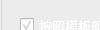
            <widget class="QWidget" name="advanced">
             <property name="geometry">
              <rect>
               <x>0</x>
               <y>0</y>
               <width>100</width>
               <height>30</height>
              </rect>
             </property>
             <attribute name="label">
              <string>高级设置</string>
             </attribute>
             <widget class="QGroupBox" name="groupBox_2">
              <property name="geometry">
               <rect>
                <x>0</x>
                <y>-10</y>
                <width>331</width>
                <height>741</height>
               </rect>
              </property>
              <property name="styleSheet">
               <string notr="true">background-image: url(:/bg/bg/g1.png);
color: rgb(255, 255, 255);

</string>
              </property>
              <property name="title">
               <string/>
              </property>
              <widget class="QCheckBox" name="Templatecolor">
               <property name="geometry">
                <rect>
                 <x>20</x>
                 <y>20</y>
                 <width>161</width>
                 <height>31</height>
                </rect>
               </property>
               <property name="font">
                <font>
                 <pointsize>10</pointsize>
                </font>
               </property>
               <property name="autoFillBackground">
                <bool>false</bool>
               </property>
               <property name="text">
                <string>按照模板颜色绘图</string>
               </property>
               <property name="checked">
                <bool>true</bool>
               </property>
              </widget>
              <widget class="QComboBox" name="FoncobotBox">
               <property name="geometry">
                <rect>
                 <x>200</x>
                 <y>20</y>
                 <width>87</width>
                 <height>22</height>
                </rect>
               </property>
               <property name="styleSheet">
                <string notr="true">background-color: rgb(0, 0, 0);</string>
               </property>
               <item>
                <property name="text">
                 <string>宋体</string>
                </property>
               </item>
               <item>
                <property name="text">
                 <string>楷体</string>
                </property>
               </item>
               <item>
                <property name="text">
                 <string>行书</string>
                </property>
               </item>
               <item>
                <property name="text">
                 <string>Courier New</string>
                </property>
               </item>
              </widget>
              <widget class="QTextEdit" name="mytips">
               <property name="geometry">
                <rect>
                 <x>20</x>
                 <y>490</y>
                 <width>291</width>
                 <height>51</height>
                </rect>
               </property>
              </widget>
              <widget class="QWidget" name="layoutWidget">
               <property name="geometry">
                <rect>
                 <x>20</x>
                 <y>150</y>
                 <width>231</width>
                 <height>24</height>
                </rect>
               </property>
               <layout class="QHBoxLayout" name="horizontalLayout">
                <item>
                 <widget class="QLabel" name="label_2">
                  <property name="font">
                   <font>
                    <pointsize>10</pointsize>
                   </font>
                  </property>
                  <property name="text">
                   <string>最大词数</string>
                  </property>
                 </widget>
                </item>
                <item>
                 <widget class="QSpinBox" name="spinBox">
                  <property name="styleSheet">
                   <string notr="true">
background-color: rgb(0, 0, 0);</string>
                  </property>
                  <property name="wrapping">
                   <bool>false</bool>
                  </property>
                  <property name="maximum">
                   <number>500</number>
                  </property>
                  <property name="value">
                   <number>200</number>
                  </property>
                 </widget>
                </item>
               </layout>
              </widget>
              <widget class="QWidget" name="layoutWidget">
               <property name="geometry">
                <rect>
                 <x>20</x>
                 <y>200</y>
                 <width>231</width>
                 <height>24</height>
                </rect>
               </property>
               <layout class="QHBoxLayout" name="horizontalLayout_2">
                <item>
                 <widget class="QLabel" name="label">
                  <property name="font">
                   <font>
                    <pointsize>10</pointsize>
                   </font>
                  </property>
                  <property name="text">
                   <string>缩放倍数</string>
                  </property>
                 </widget>
                </item>
                <item>
                 <widget class="QSpinBox" name="scale">
                  <property name="styleSheet">
                   <string notr="true">
background-color: rgb(0, 0, 0);</string>
                  </property>
                  <property name="minimum">
                   <number>1</number>
                  </property>
                  <property name="maximum">
                   <number>20</number>
                  </property>
                  <property name="value">
                   <number>2</number>
                  </property>
                 </widget>
                </item>
               </layout>
              </widget>
              <widget class="QWidget" name="layoutWidget">
               <property name="geometry">
                <rect>
                 <x>20</x>
                 <y>60</y>
                 <width>231</width>
                 <height>24</height>
                </rect>
               </property>
               <layout class="QHBoxLayout" name="horizontalLayout_3">
                <item>
                 <widget class="QLabel" name="label_3">
                  <property name="font">
                   <font>
                    <pointsize>10</pointsize>
                   </font>
                  </property>
                  <property name="text">
                   <string>轮廓宽度</string>
                  </property>
                 </widget>
                </item>
                <item>
                 <widget class="QSpinBox" name="width">
                  <property name="font">
                   <font>
                    <pointsize>10</pointsize>
                   </font>
                  </property>
                  <property name="styleSheet">
                   <string notr="true">

background-color: rgb(0, 0, 0);</string>
                  </property>
                  <property name="maximum">
                   <number>2000</number>
                  </property>
                  <property name="value">
                   <number>1000</number>
                  </property>
                 </widget>
                </item>
               </layout>
              </widget>
              <widget class="QWidget" name="layoutWidget">
               <property name="geometry">
                <rect>
                 <x>20</x>
                 <y>100</y>
                 <width>231</width>
                 <height>24</height>
                </rect>
               </property>
               <layout class="QHBoxLayout" name="horizontalLayout_4">
                <item>
                 <widget class="QLabel" name="label_4">
                  <property name="font">
                   <font>
                    <pointsize>10</pointsize>
                   </font>
                  </property>
                  <property name="text">
                   <string>轮廓高度</string>
                  </property>
                 </widget>
                </item>
                <item>
                 <widget class="QSpinBox" name="height">
                  <property name="font">
                   <font>
                    <pointsize>10</pointsize>
                   </font>
                  </property>
                  <property name="styleSheet">
                   <string notr="true">
background-color: rgb(0, 0, 0);</string>
                  </property>
                  <property name="maximum">
                   <number>2000</number>
                  </property>
                  <property name="value">
                   <number>1000</number>
                  </property>
                 </widget>
                </item>
               </layout>
              </widget>
              <widget class="QWidget" name="layoutWidget">
               <property name="geometry">
                <rect>
                 <x>20</x>
                 <y>240</y>
                 <width>231</width>
                 <height>24</height>
                </rect>
               </property>
               <layout class="QHBoxLayout" name="horizontalLayout_5">
                <item>
                 <widget class="QLabel" name="label_5">
                  <property name="font">
                   <font>
                    <pointsize>10</pointsize>
                   </font>
                  </property>
                  <property name="text">
                   <string>轮廓宽度</string>
                  </property>
                 </widget>
                </item>
                <item>
                 <widget class="QSpinBox" name="contour_width">
                  <property name="styleSheet">
                   <string notr="true">
background-color: rgb(0, 0, 0);</string>
                  </property>
                  <property name="maximum">
                   <number>5</number>
                  </property>
                 </widget>
                </item>
               </layout>
              </widget>
              <widget class="QWidget" name="layoutWidget">
               <property name="geometry">
                <rect>
                 <x>20</x>
                 <y>280</y>
                 <width>291</width>
                 <height>24</height>
                </rect>
               </property>
               <layout class="QHBoxLayout" name="horizontalLayout_6">
                <item>
                 <widget class="QLabel" name="label_6">
                  <property name="font">
                   <font>
                    <pointsize>10</pointsize>
                   </font>
                  </property>
                  <property name="text">
                   <string>词频与字体大小相关性</string>
                  </property>
                 </widget>
                </item>
                <item>
                 <widget class="QDoubleSpinBox" name="relative_scaling">
                  <property name="styleSheet">
                   <string notr="true">
background-color: rgb(0, 0, 0);</string>
                  </property>
                  <property name="decimals">
                   <number>1</number>
                  </property>
                  <property name="maximum">
                   <double>1.000000000000000</double>
                  </property>
                  <property name="singleStep">
                   <double>0.100000000000000</double>
                  </property>
                  <property name="value">
                   <double>0.500000000000000</double>
                  </property>
                 </widget>
                </item>
               </layout>
              </widget>
              <widget class="QWidget" name="layoutWidget">
               <property name="geometry">
                <rect>
                 <x>20</x>
                 <y>320</y>
                 <width>391</width>
                 <height>90</height>
                </rect>
               </property>
               <layout class="QVBoxLayout" name="verticalLayout">
                <item>
                 <widget class="QLabel" name="label_7">
                  <property name="sizePolicy">
                   <sizepolicy hsizetype="Fixed" vsizetype="Fixed">
                    <horstretch>0</horstretch>
                    <verstretch>0</verstretch>
                   </sizepolicy>
                  </property>
                  <property name="font">
                   <font>
                    <pointsize>10</pointsize>
                   </font>
                  </property>
                  <property name="text">
                   <string>选择配色</string>
                  </property>
                 </widget>
                </item>
                <item>
                 <widget class="QComboBox" name="colormap">
                  <property name="sizePolicy">
                   <sizepolicy hsizetype="Fixed" vsizetype="Fixed">
                    <horstretch>0</horstretch>
                    <verstretch>0</verstretch>
                   </sizepolicy>
                  </property>
                  <property name="insertPolicy">
                   <enum>QComboBox::InsertAtCurrent</enum>
                  </property>
                  <property name="iconSize">
                   <size>
                    <width>295</width>
                    <height>60</height>
                   </size>
                  </property>
                  <item>
                   <property name="text">
                    <string>viridis</string>
                   </property>
                   <property name="icon">
                    <iconset resource="wcqt.qrc">
                     <normaloff>:/color/bg/viridis.png</normaloff>:/color/bg/viridis.png</iconset>
                   </property>
                  </item>
                  <item>
                   <property name="text">
                    <string>plasma</string>
                   </property>
                   <property name="icon">
                    <iconset resource="wcqt.qrc">
                     <normaloff>:/color/bg/plasma.png</normaloff>:/color/bg/plasma.png</iconset>
                   </property>
                  </item>
                  <item>
                   <property name="text">
                    <string>inferno</string>
                   </property>
                   <property name="icon">
                    <iconset resource="wcqt.qrc">
                     <normaloff>:/color/bg/inferno.png</normaloff>:/color/bg/inferno.png</iconset>
                   </property>
                  </item>
                  <item>
                   <property name="text">
                    <string>magma</string>
                   </property>
                   <property name="icon">
                    <iconset resource="wcqt.qrc">
                     <normaloff>:/color/bg/magma.png</normaloff>:/color/bg/magma.png</iconset>
                   </property>
                  </item>
                  <item>
                   <property name="text">
                    <string>cividis</string>
                   </property>
                   <property name="icon">
                    <iconset resource="wcqt.qrc">
                     <normaloff>:/color/bg/cividis.png</normaloff>:/color/bg/cividis.png</iconset>
                   </property>
                  </item>
                 </widget>
                </item>
               </layout>
              </widget>
              <widget class="QWidget" name="layoutWidget">
               <property name="geometry">
                <rect>
                 <x>30</x>
                 <y>430</y>
                 <width>271</width>
                 <height>31</height>
                </rect>
               </property>
               <layout class="QHBoxLayout" name="horizontalLayout_7">
                <item>
                 <widget class="QPushButton" name="plotButton_2">
                  <property name="font">
                   <font>
                    <pointsize>12</pointsize>
                    <weight>50</weight>
                    <bold>false</bold>
                   </font>
                  </property>
                  <property name="styleSheet">
                   <string notr="true">border-radius: 10px;  
border: 2px groove gray; 
border-style: outset;</string>
                  </property>
                  <property name="text">
                   <string>绘制</string>
                  </property>
                 </widget>
                </item>
                <item>
                 <widget class="QPushButton" name="saveButton_2">
                  <property name="font">
                   <font>
                    <pointsize>12</pointsize>
                    <weight>50</weight>
                    <bold>false</bold>
                   </font>
                  </property>
                  <property name="styleSheet">
                   <string notr="true">border-radius: 10px;  
border: 2px groove gray; 
border-style: outset;</string>
                  </property>
                  <property name="text">
                   <string>保存</string>
                  </property>
                 </widget>
                </item>
               </layout>
              </widget>
             </widget>
            </widget>
